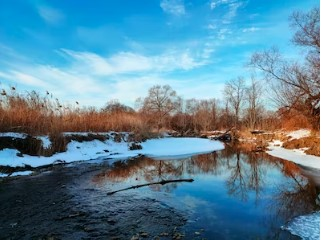
#> input picture week_2/input.jpg, 321 x 240 px
$ python q2.py
#> lines starting #> are read from the running program, lines starting #| are printed output that depends on the picture
import cv2
import numpy as np
import matplotlib.pyplot as plt

def histogram_specification(input_image, reference_image):
    # Load input and reference images in grayscale
#> called with input_image = 'input.jpg', reference_image = 'test.jpg'
    input_img = cv2.imread(input_image, cv2.IMREAD_GRAYSCALE)
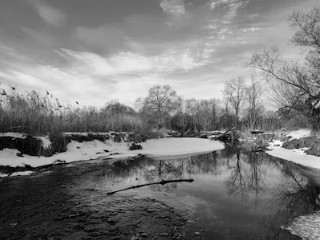
#> input_img: shape (240, 321); min 0, max 255, mean 122.8
    ref_img = cv2.imread(reference_image, cv2.IMREAD_GRAYSCALE)
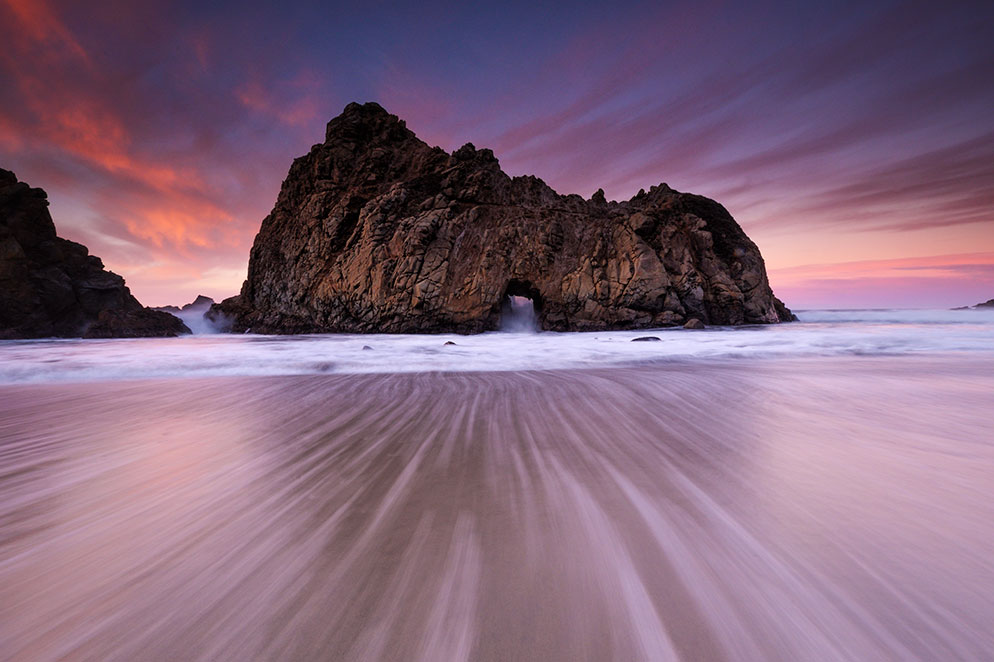
#> input picture week_2/test.jpg, 994 x 662 px
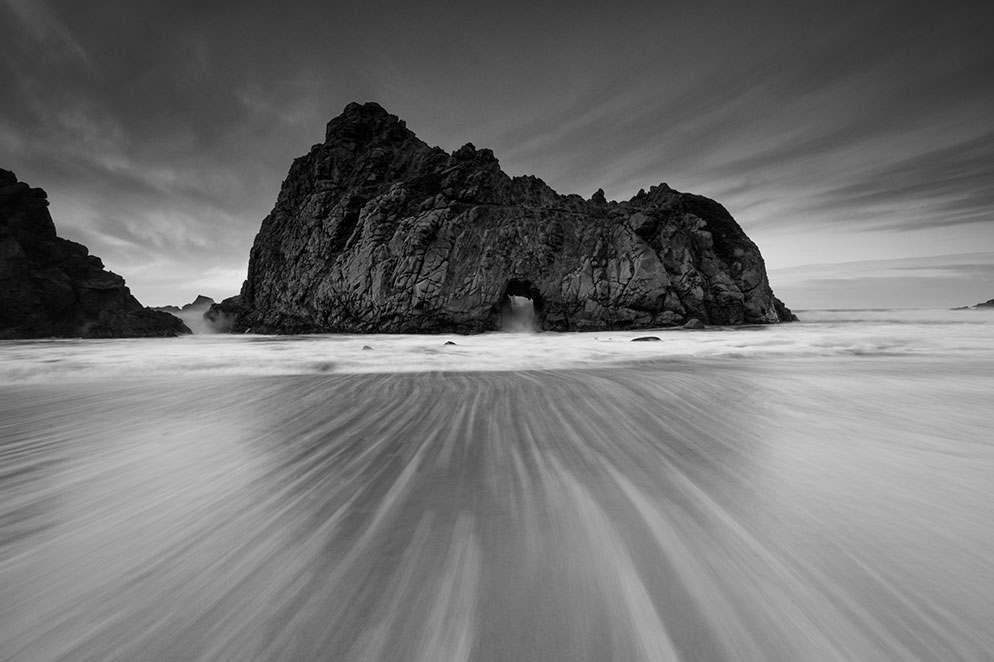
#> ref_img: shape (662, 994); min 0, max 254, mean 113.4

    # Calculate histograms for the input and reference images
    hist_input = cv2.calcHist([input_img], [0], None, [256], [0, 256])
#> hist_input = 256 values, max 674 at index 108, min 0 at index 247, mean 300.9
    hist_ref = cv2.calcHist([ref_img], [0], None, [256], [0, 256])
#> hist_ref = 256 values, max 5115 at index 64, min 0 at index 243, mean 2570.4

    # Normalize histograms
    hist_input /= hist_input.sum()
#> hist_input = 256 values, max 0.00875 at index 108, min 0 at index 247, mean 0.00391
    hist_ref /= hist_ref.sum()
#> hist_ref = 256 values, max 0.00777 at index 64, min 0 at index 243, mean 0.00391

    # Compute cumulative distribution functions (CDF) for histograms
    cdf_input = hist_input.cumsum()
#> cdf_input = 256 values from 0.000286 to 1
    cdf_ref = hist_ref.cumsum()
#> cdf_ref = 256 values from 0.00335 to 1

    # Create a lookup table to map input image intensities to reference CDF
    lut = np.interp(cdf_input, cdf_ref, np.arange(256))
#> lut = 256 values from 0 to 255

    # Apply histogram specification to the input image
    output_img = cv2.LUT(input_img, lut).astype(np.uint8)
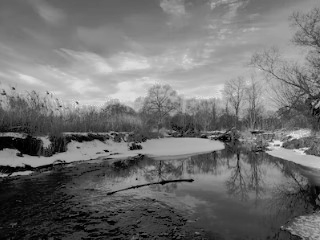
#> output_img: shape (240, 321); min 0, max 255, mean 112.9

    return output_img, hist_input, hist_ref

# Paths to input and reference images
input_path = 'input.jpg'
reference_path = 'test.jpg'

# Perform histogram specification
output_image, hist_input, hist_ref = histogram_specification(input_path, reference_path)

# Display input, reference, and histogram-specified images along with histograms
plt.figure(figsize=(15, 10))

plt.subplot(2, 3, 1)
plt.imshow(cv2.imread(input_path, cv2.IMREAD_GRAYSCALE))
plt.title('Input Image')

plt.subplot(2, 3, 2)
plt.imshow(cv2.imread(reference_path, cv2.IMREAD_GRAYSCALE))
plt.title('Reference Image')

plt.subplot(2, 3, 3)
plt.imshow(output_image, cmap='gray')
plt.title('Histogram Specified Image')

plt.subplot(2, 3, 4)
plt.plot(hist_input)
plt.title('Histogram of Input Image')

plt.subplot(2, 3, 5)
plt.plot(hist_ref)
plt.title('Histogram of Reference Image')

plt.subplot(2, 3, 6)
hist_output = cv2.calcHist([output_image], [0], None, [256], [0, 256])
#> hist_output = 256 values, max 1062 at index 137, min 0 at index 16, mean 300.9
plt.plot(hist_output)
plt.title('Histogram of Specified Image')

plt.tight_layout()
plt.show()
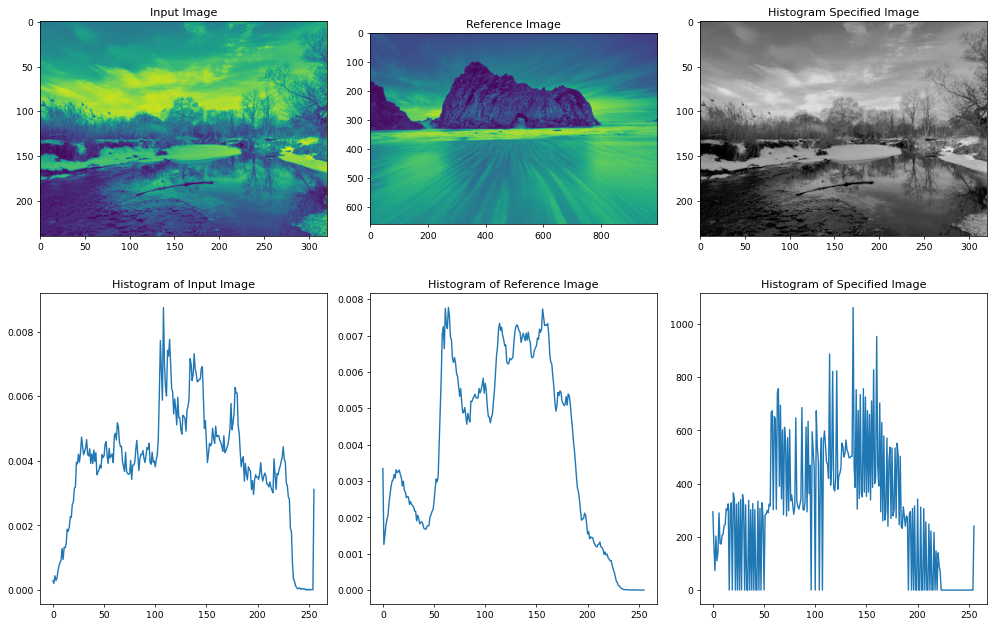
#> figure drawn by matplotlib, 6 panels; panel 4: curve peaks at x = 108, y = 0.00875; panel 5: curve peaks at x = 64, y = 0.00777; panel 6: curve peaks at x = 137, y = 1062
